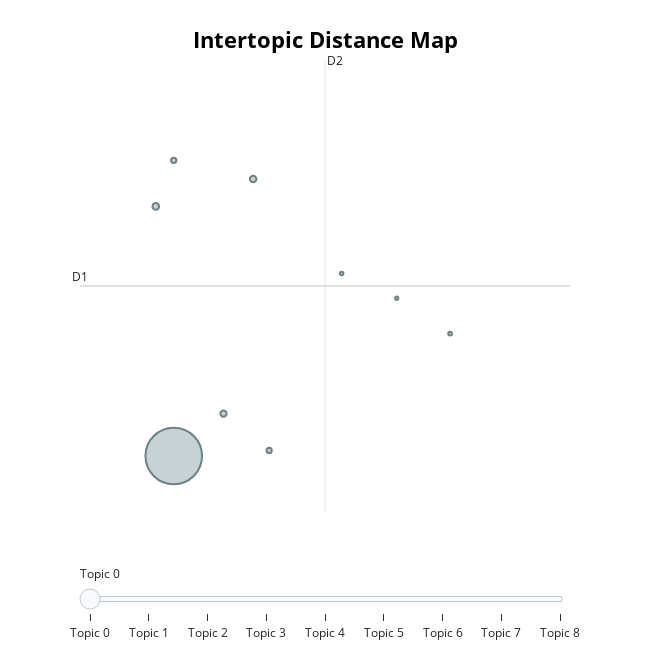

Here is the notebook cell this chart was saved with:
### Code cell
topic_model.visualize_topics()

### Figure 1 — Plotly figure (JSON) as saved in the notebook; plotly's stock layout.template omitted (floating-point values rounded to 4 significant figures)
{"data": [{"customdata": [[0, "de | et | pas | je | que", 3305], [1, "numéro | téléphone | numero | le | de", 45], [2, "nul | nuls | nuuuuuuuuuuuuuuuuuuuuuuuuuuuuuuuuuuuuuuut | nuuuuuul | vraiement", 43], [3, "fermé | fermer | fermeture | midi | 12h30", 41], [4, "compétence | aucune | manque | de | professionnalisme", 30], [5, "parking | pas | garer | de | le", 28], [6, "zero | zéro | null | réactivité | nulle", 15], [7, "incroyable | je | me | un | compte", 13], [8, "rarement | vu | aussi | incompétence | rare", 11]], "hovertemplate": "<b>Topic %{customdata[0]}</b><br>%{customdata[1]}<br>Size: %{customdata[2]}", "legendgroup": "", "marker": {"color": "#B0BEC5", "line": {"color": "DarkSlateGrey", "width": 2}, "size": [3305, 45, 43, 41, 30, 28, 15, 13, 11], "sizemode": "area", "sizeref": 2.066, "symbol": "circle"}, "mode": "markers", "name": "", "orientation": "v", "showlegend": false, "type": "scatter", "x": [3.72, 3.592, 4.285, 4.073, 3.72, 4.399, 5.685, 4.914, 5.306], "xaxis": "x", "y": [4.691, 7.829, 8.173, 5.224, 8.408, 4.761, 6.23, 6.986, 6.674], "yaxis": "y"}], "layout": {"annotations": [{"showarrow": false, "text": "D1", "x": 3.053, "y": 6.828, "yshift": 10}, {"showarrow": false, "text": "D2", "x": 4.796, "xshift": 10, "y": 9.669}], "height": 650, "hoverlabel": {"bgcolor": "white", "font": {"family": "Rockwell", "size": 16}}, "legend": {"itemsizing": "constant", "tracegroupgap": 0}, "margin": {"t": 60}, "shapes": [{"line": {"color": "#CFD8DC", "width": 2}, "type": "line", "x0": 4.796, "x1": 4.796, "y0": 3.987, "y1": 9.669}, {"line": {"color": "#9E9E9E", "width": 2}, "type": "line", "x0": 3.053, "x1": 6.538, "y0": 6.828, "y1": 6.828}], "sliders": [{"active": 0, "pad": {"t": 50}, "steps": [{"args": [{"marker.color": [["red", "#B0BEC5", "#B0BEC5", "#B0BEC5", "#B0BEC5", "#B0BEC5", "#B0BEC5", "#B0BEC5", "#B0BEC5"]]}], "label": "Topic 0", "method": "update"}, {"args": [{"marker.color": [["#B0BEC5", "red", "#B0BEC5", "#B0BEC5", "#B0BEC5", "#B0BEC5", "#B0BEC5", "#B0BEC5", "#B0BEC5"]]}], "label": "Topic 1", "method": "update"}, {"args": [{"marker.color": [["#B0BEC5", "#B0BEC5", "red", "#B0BEC5", "#B0BEC5", "#B0BEC5", "#B0BEC5", "#B0BEC5", "#B0BEC5"]]}], "label": "Topic 2", "method": "update"}, {"args": [{"marker.color": [["#B0BEC5", "#B0BEC5", "#B0BEC5", "red", "#B0BEC5", "#B0BEC5", "#B0BEC5", "#B0BEC5", "#B0BEC5"]]}], "label": "Topic 3", "method": "update"}, {"args": [{"marker.color": [["#B0BEC5", "#B0BEC5", "#B0BEC5", "#B0BEC5", "red", "#B0BEC5", "#B0BEC5", "#B0BEC5", "#B0BEC5"]]}], "label": "Topic 4", "method": "update"}, {"args": [{"marker.color": [["#B0BEC5", "#B0BEC5", "#B0BEC5", "#B0BEC5", "#B0BEC5", "red", "#B0BEC5", "#B0BEC5", "#B0BEC5"]]}], "label": "Topic 5", "method": "update"}, {"args": [{"marker.color": [["#B0BEC5", "#B0BEC5", "#B0BEC5", "#B0BEC5", "#B0BEC5", "#B0BEC5", "red", "#B0BEC5", "#B0BEC5"]]}], "label": "Topic 6", "method": "update"}, {"args": [{"marker.color": [["#B0BEC5", "#B0BEC5", "#B0BEC5", "#B0BEC5", "#B0BEC5", "#B0BEC5", "#B0BEC5", "red", "#B0BEC5"]]}], "label": "Topic 7", "method": "update"}, {"args": [{"marker.color": [["#B0BEC5", "#B0BEC5", "#B0BEC5", "#B0BEC5", "#B0BEC5", "#B0BEC5", "#B0BEC5", "#B0BEC5", "red"]]}], "label": "Topic 8", "method": "update"}]}], "title": {"font": {"color": "Black", "size": 22}, "text": "<b>Intertopic Distance Map</b>", "x": 0.5, "xanchor": "center", "y": 0.95, "yanchor": "top"}, "width": 650, "xaxis": {"anchor": "y", "domain": [0, 1], "range": [3.053, 6.538], "title": {"text": ""}, "visible": false}, "yaxis": {"anchor": "x", "domain": [0, 1], "range": [3.987, 9.669], "title": {"text": ""}, "visible": false}}}
